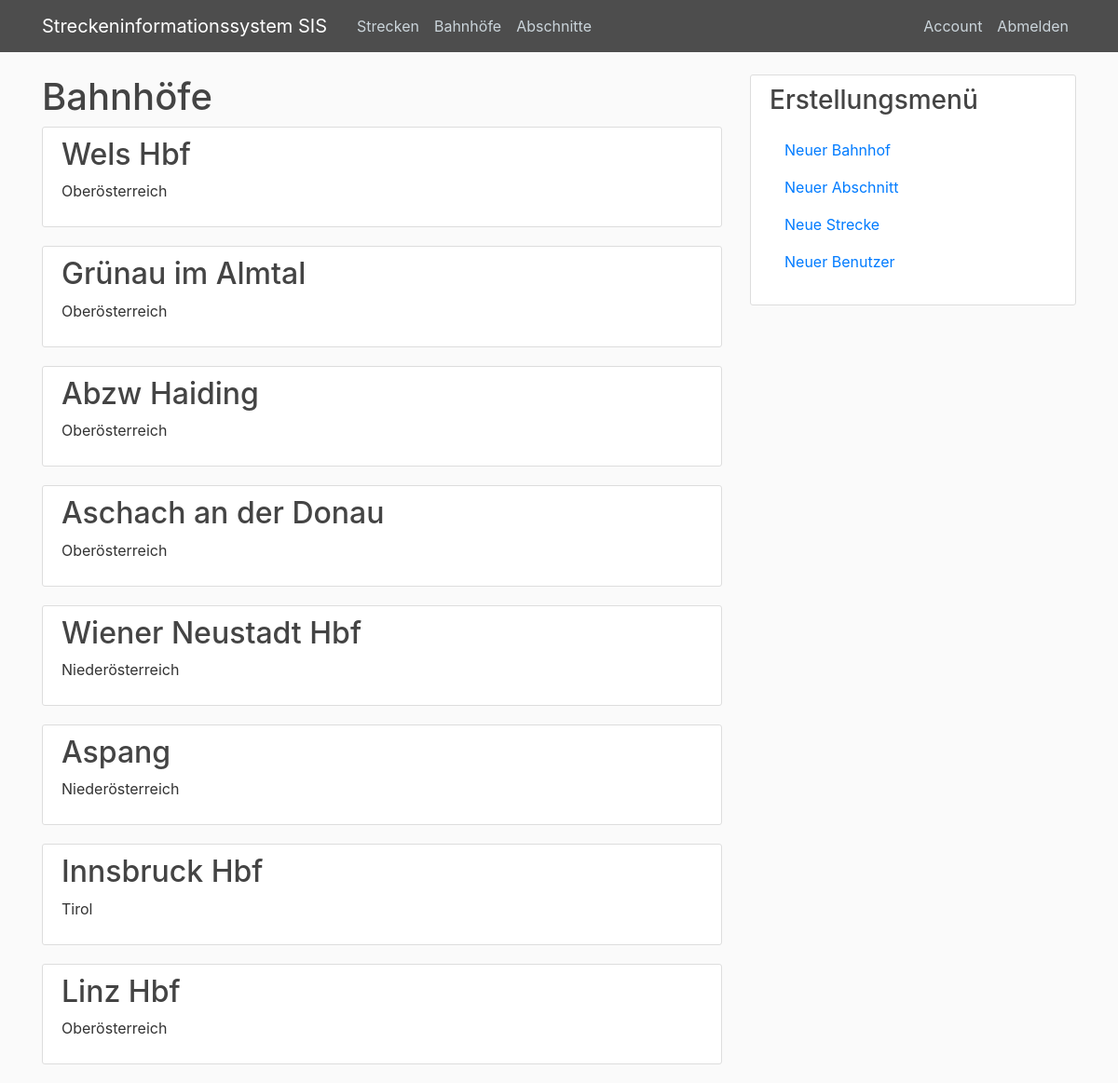
/stations (signed in), run on an earlier commit of the app's database.
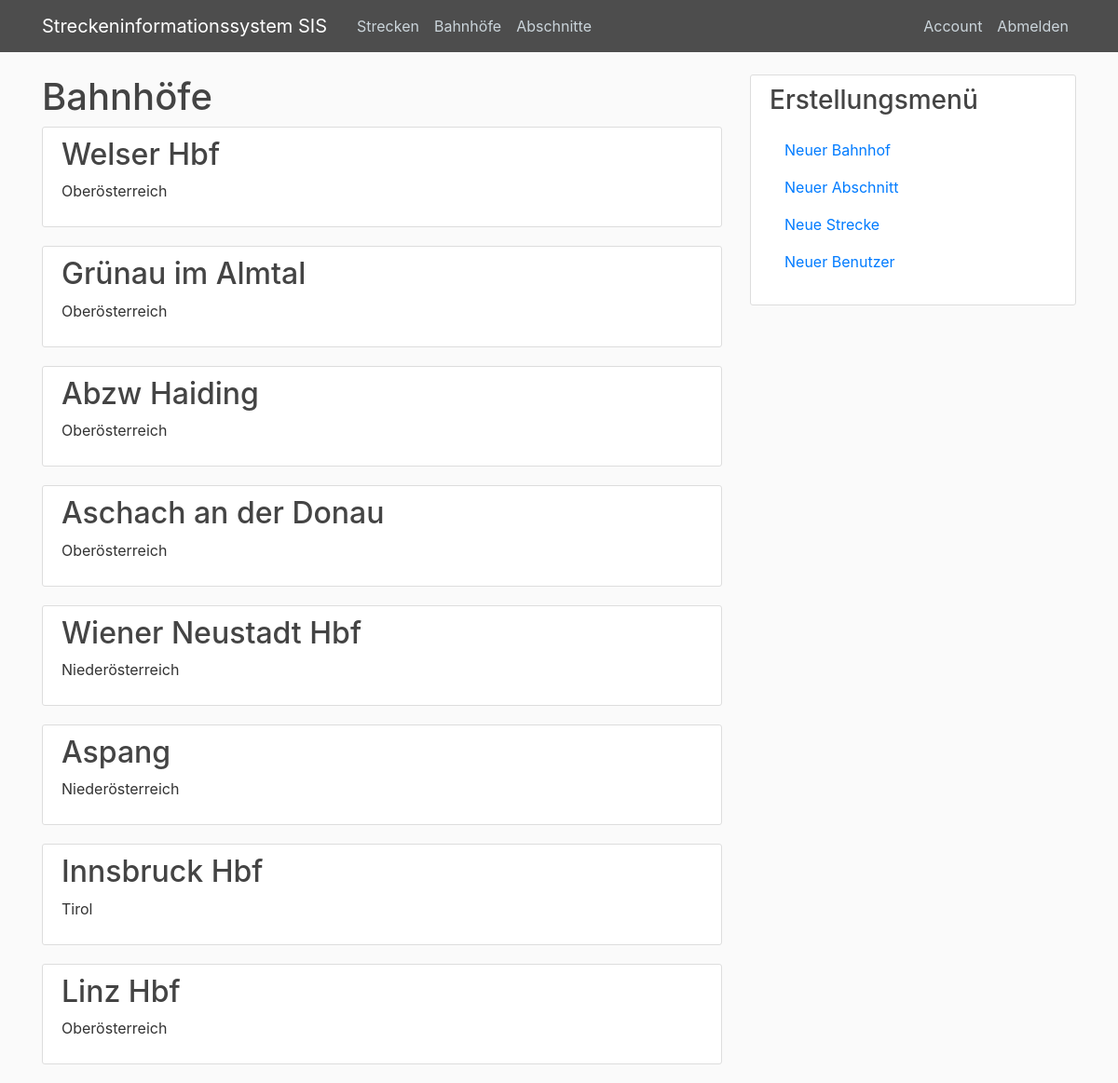
And on a later commit of the database.
### application.py (models this page shows, shortened)
class Station(db.Model):
    __tablename__ = "stations"
    id = db.Column(db.Integer, primary_key=True)
    name = db.Column(db.String(255), unique=True, nullable=False)
    state = db.Column(db.String(17), nullable=False)
    start_of = db.relationship('Railway', backref='start_station', lazy='dynamic', foreign_keys='Railway.starts_at')
    end_of = db.relationship('Railway', backref='end_station', lazy='dynamic', foreign_keys='Railway.ends_at')

### application.py (the view)
@app.route("/stations")
@login_required
def stations():
    stations = Station.query.all()
    return render_template("stations.html", title="Bahnhöfe", stations=stations)

### application.py (called while the page is built)
@login_manager.user_loader
def load_user(user_id):
    return User.query.get(int(user_id))

### templates/stations.html
{% extends "layout.html" %}
{% block content %}
    <h1>Bahnhöfe</h1>
    {% for station in stations %}
        <article class="media content-section">
            <div class="media-body">
                <h2><a class="article-title" href="{{ url_for('station', station_id=station.id) }}">{{ station.name }}</a></h2>
                <p class="article-content">{{ station.state }}</p>
            </div>
        </article>
    {% endfor %}
{% endblock content %}

What changed in the data, as far as the page shows it:
changed Station: name "Wels Hbf" → "Welser Hbf"
